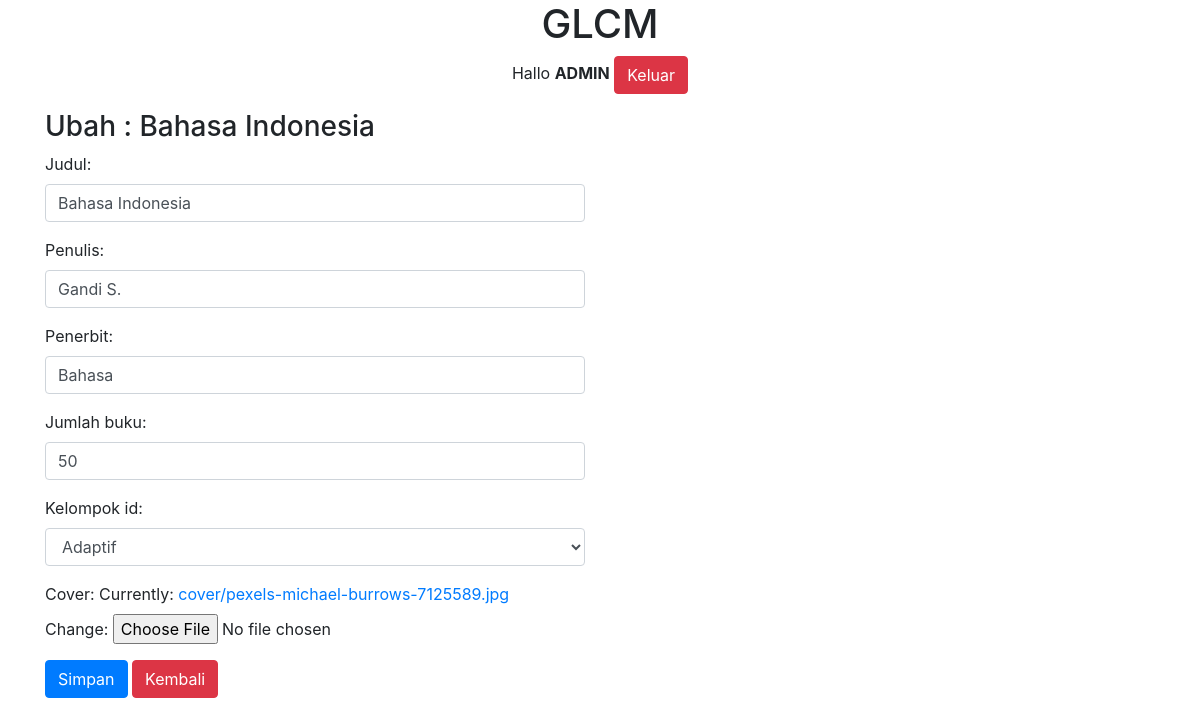
Page /buku/ubah/2 (signed in) on the committed database.
### glcm/models.py (models this page shows, shortened)
class Buku(models.Model):
    judul = models.CharField(max_length=100)
    penulis = models.CharField(max_length=100)
    penerbit = models.CharField(max_length=100)
    jumlah_buku = models.IntegerField(null=True)
    kelompok_id = models.ForeignKey(Kelompok, on_delete=models.CASCADE, null=True)
    cover = models.ImageField(upload_to='cover/', null=True)
    tanggal = models.DateField(auto_now_add=True, null=True)
    waktu = models.TimeField(auto_now_add=True, null=True)

### glcm/views.py (the view)
# urls.py: path('buku/ubah/<int:id_buku>', ubah_buku, name='ubah_buku'),
@login_required(login_url=settings.LOGIN_URL)
def ubah_buku(request, id_buku):
    buku = Buku.objects.get(id=id_buku)
    template = 'ubah-buku.html'
    if request.POST:
        form = FormBuku(request.POST, request.FILES, instance=buku)
        if form.is_valid():
            form.save()
            messages.success(request, "Data berhasil diubah!")
            return redirect('ubah_buku', id_buku=id_buku)
    else:
        form = FormBuku(instance=buku)
        konteks = {
            'form': form,
            'buku': buku,
        }
        return render(request, template, konteks)

### glcm/forms.py
class FormBuku(ModelForm):
    class Meta:
        model = Buku
        fields = '__all__'
        widgets = {
            'judul' : forms.TextInput({'class':'form-control', 'id':'inputjudul'}),
            'penulis' : forms.TextInput({'class':'form-control'}),
            'penerbit' : forms.TextInput({'class':'form-control'}),
            'jumlah_buku' : forms.NumberInput({'class':'form-control'}),
            'kelompok_id' : forms.Select({'class':'form-control'}),
        }

### glcm/models.py (called while the page is built)
    def __str__(self):
        return self.nama

### glcm/templates/ubah-buku.html (shortened to what this page needs)
{% extends 'base.html' %}
{% block content %}
<div class="container">
    <div class="row">
        <div class="col-md-6">
            <h3>Ubah : {{ buku.judul }}</h3>
            <form action="{% url 'ubah_buku' buku.id %}" method="post" enctype="multipart/form-data">
                {{ form.as_p }}
                <button class="btn btn-primary">Simpan</button>
                <a href="/buku" class="btn btn-danger">Kembali</a>
            </form>
        </div>
    </div>
</div>
{% endblock %}

### templates/judul.html
<center>
    <h1>GLCM</h1>
    {% if user.is_authenticated %}
    <p>Hallo <strong>{{ user | upper}}</strong> <a href="{% url 'logout' %}" class="btn btn-danger">Keluar</a></p>
    {% endif %}
</center>

### static/css/style.css (style rules this page uses)
body { background-color: rgb(236, 208, 208); }

### rows in the picture
Buku: judul "Bahasa Indonesia", penulis "Gandi S.", penerbit "Bahasa", jumlah_buku "50", kelompok_id "Adaptif"

### other values in the picture
{{ user | upper }} "ADMIN"
